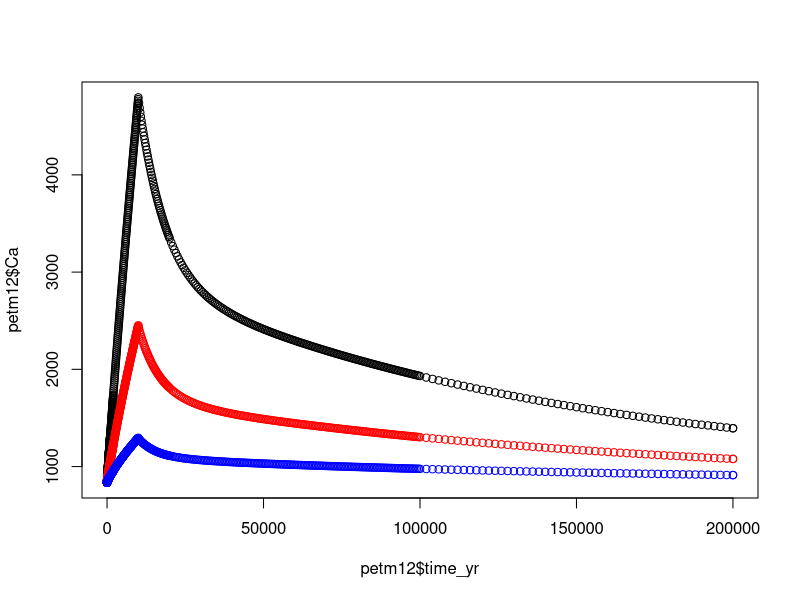

Write R code to recreate this figure. (Note: this script raises an error after producing the figure.)
####### Deep-time scaling #####

# call in modeled CO2 and Tv data
petm12 <- read.csv('petm12.csv', header = TRUE)
petm22 <- read.csv('petm22.csv', header = TRUE)
petm60 <- read.csv('petm60.csv', header = TRUE)

# add PAR values: 
petm12$PAR <- 800
petm22$PAR <- 800
petm60$PAR <- 800


# CO2 plot
plot(petm12$time_yr, petm12$Ca)
points(petm22$time_yr, petm22$Ca, col= 'red')
points(petm60$time_yr, petm60$Ca, col='blue')


open.12 <- farquhar_solver(input.df = petm12, stomata = 'open')
closed.12 <- farquhar_solver(input.df = petm12, stomata = 'closed')

plot(petm12$time_yr, closed.12$A.min, ylim=c(0, max(closed.12$A.min)))  
points(petm12$time_yr, open.12$A.min, col='blue')   #woah, we actually become light-limited in the middle of this!


